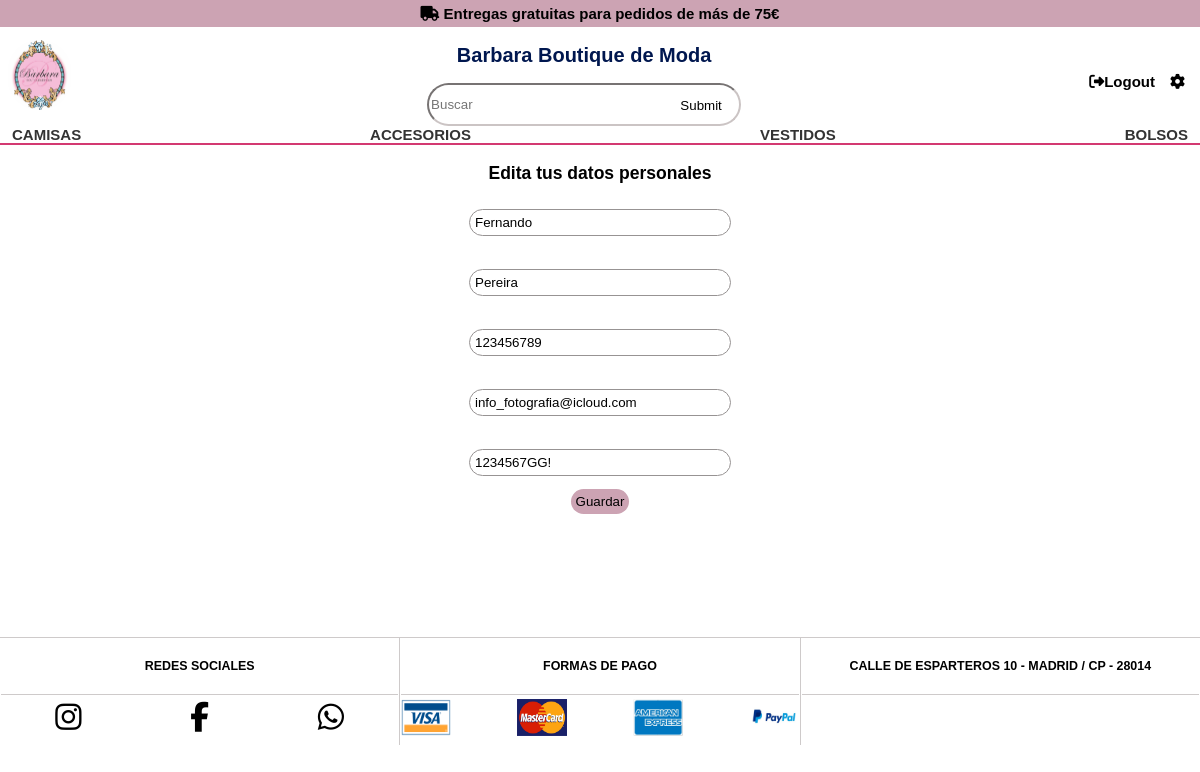
The page /php/controlador/editarUsuarios.php (signed in) on the database its author committed.
### tables this page shows
CREATE TABLE `usuarios` (
  `id_usuarios` int NOT NULL AUTO_INCREMENT,
  `nombre` varchar(30) DEFAULT NULL,
  `apellidos` varchar(30) DEFAULT NULL,
  `telefono` int DEFAULT NULL,
  `documento` char(12) DEFAULT NULL,
  `email` varchar(90) DEFAULT NULL,
  `password` char(20) DEFAULT NULL,
  `admin` tinyint(1) NOT NULL DEFAULT '0',
  PRIMARY KEY (`id_usuarios`)
);

### php/controlador/editarUsuarios.php (called while the page is built, shortened)
<?php
    require_once(__DIR__."/../modelo/modeloMetodosUsuarios.php");
    $editado = new modeloUsuarios();
    $editar = $editado->editarUsuario();
    require_once(__DIR__."/../vista/editarDatosUsuarios.php");
?>

### php/config/conexion.php (called while the page is built)
<?php
    function conectarse_parampdo($bd){
    $servername = "localhost";
    $username = "root";
    $password = "root";
    try {
        $conect = new PDO("mysql:host=$servername;dbname=$bd", $username, $password);
      $conect->setAttribute(PDO::ATTR_ERRMODE, PDO::ERRMODE_EXCEPTION);
    } catch(PDOException $e) {
        $conect->rollback();
        echo "la conexion ha fallado". $e->getMessage();
        exit;
  }
     return $conect;
  }
?>

### php/modelo/modeloMetodosUsuarios.php (called while the page is built, shortened)
<?php
require_once ("../config/conexion.php");
class modeloUsuarios {
    public function __construct() {
        $this->dbh = conectarse_parampdo("formulariotienda");
    }
    public function editarUsuario() {
        if(isset($_SESSION['usuario'])) {
            $idP=$_SESSION['usuario'];
            $sentencia = $this->dbh->prepare("SELECT * FROM usuarios where id_usuarios=$idP;");
            $sentencia->execute();
            $usuario = $sentencia->fetch(PDO::FETCH_ASSOC);
            return $usuario;
            $this->dbh=null;
        } else {
            header("location:../vista/login.php");
        }
    }
}
?>

### php/vista/editarDatosUsuarios.php (the view, shortened to what this page needs)
<!DOCTYPE html>
<html lang="en">
  <head>
    <link rel="stylesheet" href="../../css/estilos.css">
    <link rel="stylesheet" href="../../css/estilosEspecificos.css">
    </head>
  <body>
  <div class="container">
    <?php include ($_SERVER['DOCUMENT_ROOT']."/dashboard/TiendaOnlineTFG/php/controlador/header.php"); ?>
      <div>
        <h3>Edita tus datos personales</h3>
        <div class="contenedorGeneralInformaciones" >
          <form method="POST">
            <input class="controls"  type="text" name="nombre" value="<?php echo $editar["nombre"]?>" placeholder="Nombre"/>
            <br />
            <input class="controls"  type="text" name="apellidos" value="<?php echo $editar["apellidos"]?>" placeholder="Apellidos"/>
            <br />
            <input class="controls"  type="tel" name="telefono" value="<?php echo $editar["telefono"]?>" placeholder="Teléfono"/>
            <br />
            <input class="controls"  type="email" name="email" value="<?php echo $editar["email"]?>" placeholder="Correo"/>
            <br />
            <input class="controls"  type="text" name="contrasena" value="<?php echo $editar["password"]?>" placeholder="Contraseña"/>
            <input class="botons" name="update" type="submit" value="Guardar" />
          </form>
      </div>
    </div>
    <?php include ($_SERVER['DOCUMENT_ROOT']."/dashboard/TiendaOnlineTFG/php/vista/footer.php");?>
  </body>
</html>

### css/estilos.css (style rules this page uses)
body { font-size: 15px; background-color: #ffffff; margin: 0; font-family: Futura, Calibri, sans-serif; font-weight: 700; }
.container { width: 100%; }
.contenedorGeneralInformaciones { min-height: calc(100vh - 364px); }
form { position: relative; }
.formularioBody input[type="text"], input[type="number"], input[type="email"], input[type="password"] { padding: 10px; display: block; width: 275px; margin: 2px auto; }
input[type="submit"] { padding: 5px; margin: 5px; background-color: #CCA3B3; border: 0; border-radius: 20px; cursor: pointer; }
.controls { border-radius: 4px; border: 1px solid #979393; }
form { display: flex; justify-content: center; flex-direction: column; align-items: center; }

### css/estilosEspecificos.css (style rules this page uses)
h3 { text-align: center; }
input[type="text"], input[type="email"], input[type="tel"] { padding: 5px; display: block; width: 250px; margin: 8px auto; border-radius: 30px; }

### rows shown on the page
usuarios: nombre "Fernando", apellidos "Pereira", telefono "123456789", email "info_fotografia@icloud.com", contrasena "1234567GG!"
